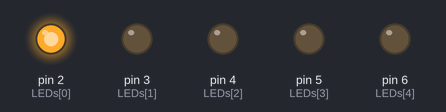
A sketch run on a simulated Arduino Uno, built with avr-gcc and run on an emulated ATmega328P. On the bench: output pins drawn as LEDs (lit = HIGH).

Above: at 0.1 s.
At 1.3 s:
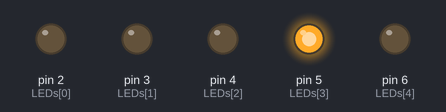
At 1.7 s:
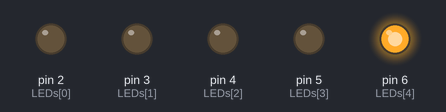
At 2.9 s:
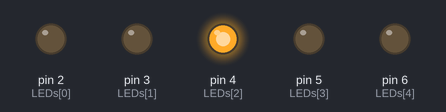
At 4.5 s:
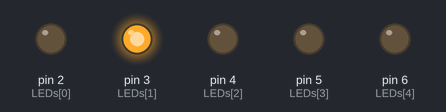
At 6.1 s:
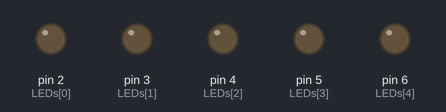
Timing chart, 0 to 7.6 s (numbered marks = the images above):
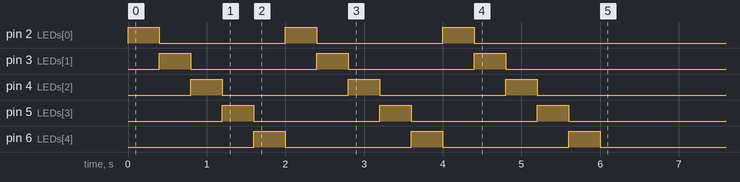

The sketch:

Array_Function_tutorial.ino
```cpp
int LEDs [] = {2, 3, 4, 5, 6};
int x;
int y;
int z;
int Cycles = 3;

void setup() {
  for (x = 0; x < 5; x++){
    pinMode (LEDs[x], OUTPUT);
  }
  for (x = 0; x < Cycles; x++){
    for (z = 0; z < 5; z++){
       cycleLEDs(z);
    }
  }
}

void loop() {
}

void cycleLEDs (int y){
  digitalWrite (LEDs[y], HIGH);
  delay (400);
  digitalWrite (LEDs[y], LOW);
}
```
